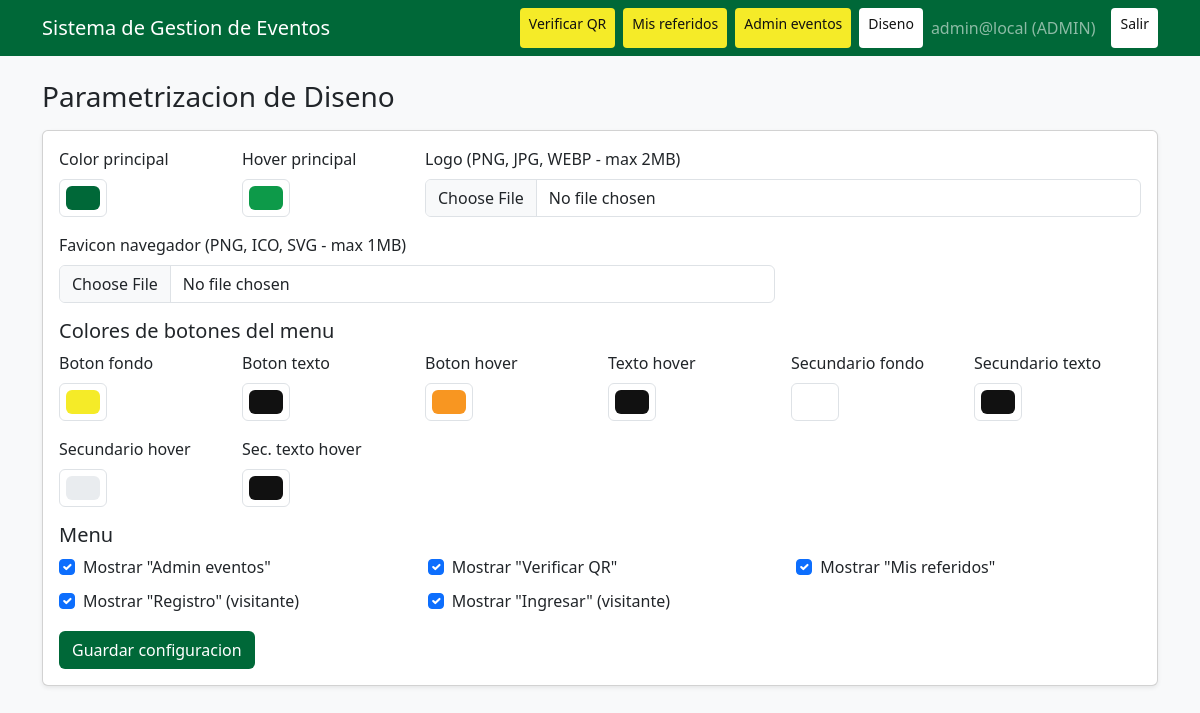
The page /parametrizacion_diseno (signed in) on the database its author committed.
### tables this page shows
CREATE TABLE design_settings (
  id TINYINT NOT NULL PRIMARY KEY,
  primary_color CHAR(7) NOT NULL DEFAULT '#006838',
  primary_hover_color CHAR(7) NOT NULL DEFAULT '#0D9A49',
  logo_path VARCHAR(255) NULL,
  favicon_path VARCHAR(255) NULL,
  menu_button_bg CHAR(7) NOT NULL DEFAULT '#F5EB28',
  menu_button_text CHAR(7) NOT NULL DEFAULT '#111111',
  menu_button_hover_bg CHAR(7) NOT NULL DEFAULT '#F89621',
  menu_button_hover_text CHAR(7) NOT NULL DEFAULT '#111111',
  menu_secondary_bg CHAR(7) NOT NULL DEFAULT '#FFFFFF',
  menu_secondary_text CHAR(7) NOT NULL DEFAULT '#111111',
  menu_secondary_hover_bg CHAR(7) NOT NULL DEFAULT '#E9ECEF',
  menu_secondary_hover_text CHAR(7) NOT NULL DEFAULT '#111111',
  menu_show_admin_eventos TINYINT(1) NOT NULL DEFAULT 1,
  menu_show_verificar_qr TINYINT(1) NOT NULL DEFAULT 1,
  menu_show_mis_referidos TINYINT(1) NOT NULL DEFAULT 1,
  menu_show_registro TINYINT(1) NOT NULL DEFAULT 1,
  menu_show_login TINYINT(1) NOT NULL DEFAULT 1,
  updated_at TIMESTAMP DEFAULT CURRENT_TIMESTAMP ON UPDATE CURRENT_TIMESTAMP
);

### core/view.php (called while the page is built, shortened)
<?php
function render_view(string $view, array $vars = []): void {
  require __DIR__ . '/../views/' . $view . '.php';
}

### controllers/DesignSettingsController.php (called while the page is built, shortened)
<?php
require_once __DIR__ . '/../models/DesignSettingsModel.php';
class DesignSettingsController {
  public static function index(): void {
    $error = null;
    $success = null;
    $settings = DesignSettingsModel::get();
    render_view('layout/header', ['title' => 'Parametrizacion de diseno']);
    render_view('settings/design', [
      'settings' => $settings,
      'error' => $error,
      'success' => $success,
    ]);
  }
}

### index.php (called while the page is built, shortened)
<?php
function parseRequest(): array {
    $path = parse_url($_SERVER['REQUEST_URI'], PHP_URL_PATH);
    $basePath = '/eventos';
    if (str_starts_with($path, $basePath)) {
        $path = substr($path, strlen($basePath));
    }
    $path = trim($path, '/');
    $segments = explode('/', $path);
    $route = array_shift($segments);
    $routes = [
        'home' => ['controller' => 'home', 'action' => 'index'],
        'login' => ['controller' => 'auth', 'action' => 'login'],
        'logout' => ['controller' => 'auth', 'action' => 'logout'],
        'evento' => ['controller' => 'event', 'action' => 'show'],
        'admin_eventos' => ['controller' => 'event_admin', 'action' => 'index'],
        'parametrizacion_diseno' => ['controller' => 'design_settings', 'action' => 'index'],
        'registrar' => ['controller' => 'registration', 'action' => 'register'],
        'consulta_qr' => ['controller' => 'qr', 'action' => 'consult'],
        'puerta' => ['controller' => 'checkin', 'action' => 'door'],
        'api_checkin' => ['controller' => 'checkin', 'action' => 'apiCheckin'],
        'reporte' => ['controller' => 'report', 'action' => 'report'],
        'export_csv' => ['controller' => 'report', 'action' => 'exportCsv'],
        'registro' => ['controller' => 'auth', 'action' => 'register'],
        'mis_referidos' => ['controller' => 'referral', 'action' => 'index'],
    ];
    if (isset($routes[$route])) {
        return $routes[$route];
    }
    exit('Ruta no encontrada: ' . h($route));
}
function executeRoute(array $route): void {
    $controllerBase = str_replace(' ', '', ucwords(str_replace('_', ' ', $route['controller'])));
    $controller = $controllerBase . 'Controller';
    $action = $route['action'];
    call_user_func([$controller, $action]);
}
try {
    $route = parseRequest();
    executeRoute($route);
} catch (Exception $e) {
    http_response_code(500);
    echo "Error: " . h($e->getMessage());
    exit;
}

### models/DesignSettingsModel.php (called while the page is built, shortened)
<?php
require_once __DIR__ . '/../app/db.php';
class DesignSettingsModel {
  public static function defaults(): array {
    return [
      'primary_color' => '#006838',
      'primary_hover_color' => '#0D9A49',
      'logo_path' => null,
      'favicon_path' => null,
      'menu_button_bg' => '#F5EB28',
      'menu_button_text' => '#111111',
      'menu_button_hover_bg' => '#F89621',
      'menu_button_hover_text' => '#111111',
      'menu_secondary_bg' => '#FFFFFF',
      'menu_secondary_text' => '#111111',
      'menu_secondary_hover_bg' => '#E9ECEF',
      'menu_secondary_hover_text' => '#111111',
      'menu_show_admin_eventos' => 1,
      'menu_show_verificar_qr' => 1,
      'menu_show_mis_referidos' => 1,
      'menu_show_registro' => 1,
      'menu_show_login' => 1,
    ];
  }
  public static function get(): array {
    $defaults = self::defaults();
    try {
      $st = db()->query('SELECT * FROM design_settings WHERE id = 1 LIMIT 1');
      $row = $st->fetch();
      return array_merge($defaults, $row);
    } catch (Throwable $e) {
      return $defaults;
    }
  }
}

### app/db.php (called while the page is built, shortened)
<?php
function db(): PDO {
  static $pdo = null;
  if ($pdo) return $pdo;
  $host = getDbConfig('host', 'localhost');
  $name = getDbConfig('name', 'eventos');
  $user = getDbConfig('user', 'root');
  $pass = getDbConfig('pass', '');
  $dsn = 'mysql:host=' . $host . ';dbname=' . $name . ';charset=' . DB_CHARSET;
  $pdo = new PDO($dsn, $user, $pass, [
    PDO::ATTR_ERRMODE => PDO::ERRMODE_EXCEPTION,
    PDO::ATTR_DEFAULT_FETCH_MODE => PDO::FETCH_ASSOC
  ]);
  return $pdo;
}

### app/helpers.php (called while the page is built, shortened)
<?php
function h(?string $s): string {
  return htmlspecialchars($s ?? '', ENT_QUOTES, 'UTF-8');
}
function app_design_settings(): array {
  static $settings = null;
  $defaults = [
    'primary_color' => '#006838',
    'primary_hover_color' => '#0D9A49',
    'logo_path' => null,
    'favicon_path' => null,
    'menu_button_bg' => '#F5EB28',
    'menu_button_text' => '#111111',
    'menu_button_hover_bg' => '#F89621',
    'menu_button_hover_text' => '#111111',
    'menu_secondary_bg' => '#FFFFFF',
    'menu_secondary_text' => '#111111',
    'menu_secondary_hover_bg' => '#E9ECEF',
    'menu_secondary_hover_text' => '#111111',
    'menu_show_admin_eventos' => 1,
    'menu_show_verificar_qr' => 1,
    'menu_show_mis_referidos' => 1,
    'menu_show_registro' => 1,
    'menu_show_login' => 1,
  ];
  try {
    $raw = DesignSettingsModel::get();
    $settings = array_merge($defaults, $raw);
  } catch (Throwable $e) {
    $settings = $defaults;
  }
  return $settings;
}

### views/settings/design.php (the view, shortened to what this page needs)
<h3 class="mb-3">Parametrizacion de Diseno</h3>
<div class="card shadow-sm">
  <div class="card-body">
    <form method="post" enctype="multipart/form-data" class="row g-3">
      <div class="col-md-2">
        <label class="form-label">Color principal</label>
        <input
          class="form-control form-control-color"
          type="color"
          name="primary_color"
          value="<?= h((string)($settings['primary_color'] ?? '#006838')) ?>"
          required
        >
      </div>
      <div class="col-md-2">
        <label class="form-label">Hover principal</label>
        <input
          class="form-control form-control-color"
          type="color"
          name="primary_hover_color"
          value="<?= h((string)($settings['primary_hover_color'] ?? '#0D9A49')) ?>"
          required
        >
      </div>
      <div class="col-md-8">
        <label class="form-label">Logo (PNG, JPG, WEBP - max 2MB)</label>
        <input class="form-control" type="file" name="logo" accept=".png,.jpg,.jpeg,.webp">
      </div>
      <div class="col-md-8">
        <label class="form-label">Favicon navegador (PNG, ICO, SVG - max 1MB)</label>
        <input class="form-control" type="file" name="favicon" accept=".png,.ico,.svg">
      </div>
      <div class="col-12">
        <h5 class="mb-2">Colores de botones del menu</h5>
        <div class="row g-3">
          <div class="col-md-2">
            <label class="form-label">Boton fondo</label>
            <input class="form-control form-control-color" type="color" name="menu_button_bg" value="<?= h((string)($settings['menu_button_bg'] ?? '#F5EB28')) ?>" required>
          </div>
          <div class="col-md-2">
            <label class="form-label">Boton texto</label>
            <input class="form-control form-control-color" type="color" name="menu_button_text" value="<?= h((string)($settings['menu_button_text'] ?? '#111111')) ?>" required>
          </div>
          <div class="col-md-2">
            <label class="form-label">Boton hover</label>
            <input class="form-control form-control-color" type="color" name="menu_button_hover_bg" value="<?= h((string)($settings['menu_button_hover_bg'] ?? '#F89621')) ?>" required>
          </div>
          <div class="col-md-2">
            <label class="form-label">Texto hover</label>
            <input class="form-control form-control-color" type="color" name="menu_button_hover_text" value="<?= h((string)($settings['menu_button_hover_text'] ?? '#111111')) ?>" required>
          </div>
          <div class="col-md-2">
            <label class="form-label">Secundario fondo</label>
            <input class="form-control form-control-color" type="color" name="menu_secondary_bg" value="<?= h((string)($settings['menu_secondary_bg'] ?? '#FFFFFF')) ?>" required>
          </div>
          <div class="col-md-2">
            <label class="form-label">Secundario texto</label>
            <input class="form-control form-control-color" type="color" name="menu_secondary_text" value="<?= h((string)($settings['menu_secondary_text'] ?? '#111111')) ?>" required>
          </div>
          <div class="col-md-2">
            <label class="form-label">Secundario hover</label>
            <input class="form-control form-control-color" type="color" name="menu_secondary_hover_bg" value="<?= h((string)($settings['menu_secondary_hover_bg'] ?? '#E9ECEF')) ?>" required>
          </div>
          <div class="col-md-2">
            <label class="form-label">Sec. texto hover</label>
            <input class="form-control form-control-color" type="color" name="menu_secondary_hover_text" value="<?= h((string)($settings['menu_secondary_hover_text'] ?? '#111111')) ?>" required>
          </div>
        </div>
      </div>
      <div class="col-12">
        <h5 class="mb-2">Menu</h5>
        <div class="row">
          <div class="col-md-4">
            <div class="form-check">
              <input class="form-check-input" type="checkbox" id="menu_admin_eventos" name="menu_show_admin_eventos" <?= !empty($settings['menu_show_admin_eventos']) ? 'checked' : '' ?>>
              <label class="form-check-label" for="menu_admin_eventos">Mostrar "Admin eventos"</label>
            </div>
          </div>
          <div class="col-md-4">
            <div class="form-check">
              <input class="form-check-input" type="checkbox" id="menu_verificar_qr" name="menu_show_verificar_qr" <?= !empty($settings['menu_show_verificar_qr']) ? 'checked' : '' ?>>
              <label class="form-check-label" for="menu_verificar_qr">Mostrar "Verificar QR"</label>
            </div>
          </div>
          <div class="col-md-4">
            <div class="form-check">
              <input class="form-check-input" type="checkbox" id="menu_referidos" name="menu_show_mis_referidos" <?= !empty($settings['menu_show_mis_referidos']) ? 'checked' : '' ?>>
              <label class="form-check-label" for="menu_referidos">Mostrar "Mis referidos"</label>
            </div>
          </div>
          <div class="col-md-4 mt-2">
            <div class="form-check">
              <input class="form-check-input" type="checkbox" id="menu_registro" name="menu_show_registro" <?= !empty($settings['menu_show_registro']) ? 'checked' : '' ?>>
              <label class="form-check-label" for="menu_registro">Mostrar "Registro" (visitante)</label>
            </div>
          </div>
          <div class="col-md-4 mt-2">
            <div class="form-check">
              <input class="form-check-input" type="checkbox" id="menu_login" name="menu_show_login" <?= !empty($settings['menu_show_login']) ? 'checked' : '' ?>>
              <label class="form-check-label" for="menu_login">Mostrar "Ingresar" (visitante)</label>
            </div>
          </div>
        </div>
      </div>
      <div class="col-12">
        <button class="btn btn-brand">Guardar configuracion</button>
      </div>
    </form>
  </div>
</div>

### rows shown on the page
design_settings: primary_color "#006838", primary_hover_color "#0d9a49", menu_button_bg "#f5eb28", menu_button_text "#111111", menu_button_hover_bg "#f89621", menu_button_hover_text "#111111", menu_secondary_bg "#ffffff", menu_secondary_text "#111111", menu_secondary_hover_bg "#e9ecef", menu_secondary_hover_text "#111111", menu_show_admin_eventos "☑", menu_show_verificar_qr "☑", menu_show_mis_referidos "☑", menu_show_registro "☑", menu_show_login "☑"

### other values the page prints
APP_NAME "Sistema de Gestion de Eventos"
current_user()['email'] "admin@local"
current_user()['role'] "ADMIN"
